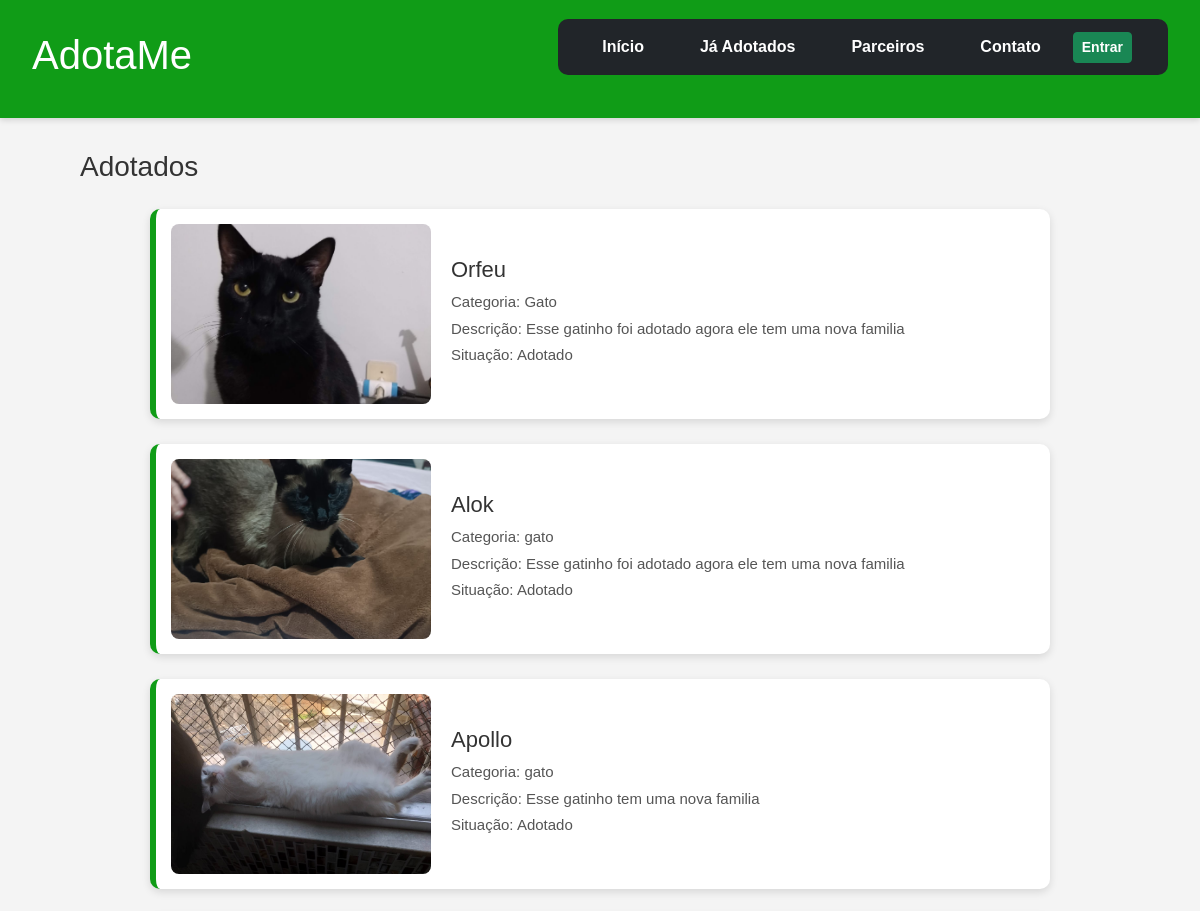
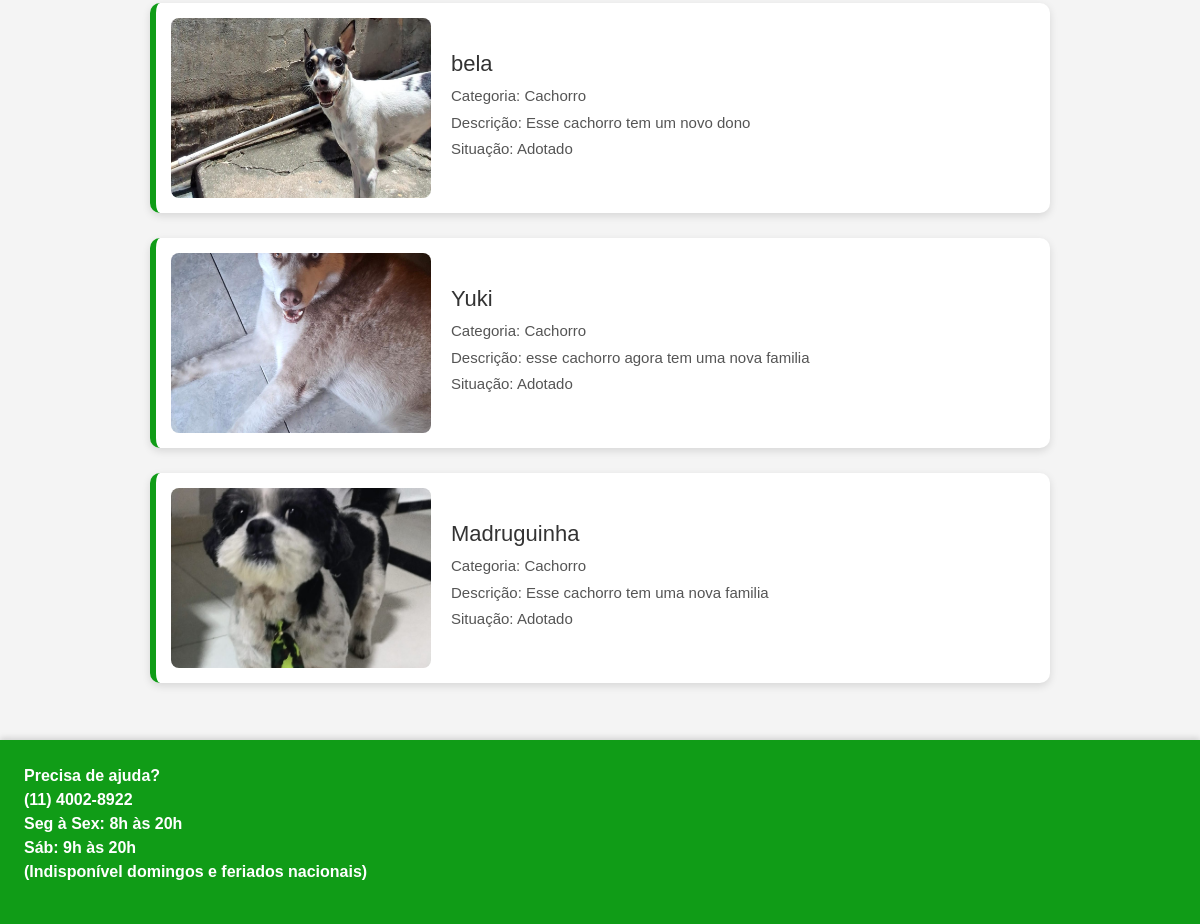
The app's page /adotados/, older data (2 pictures, top to bottom).
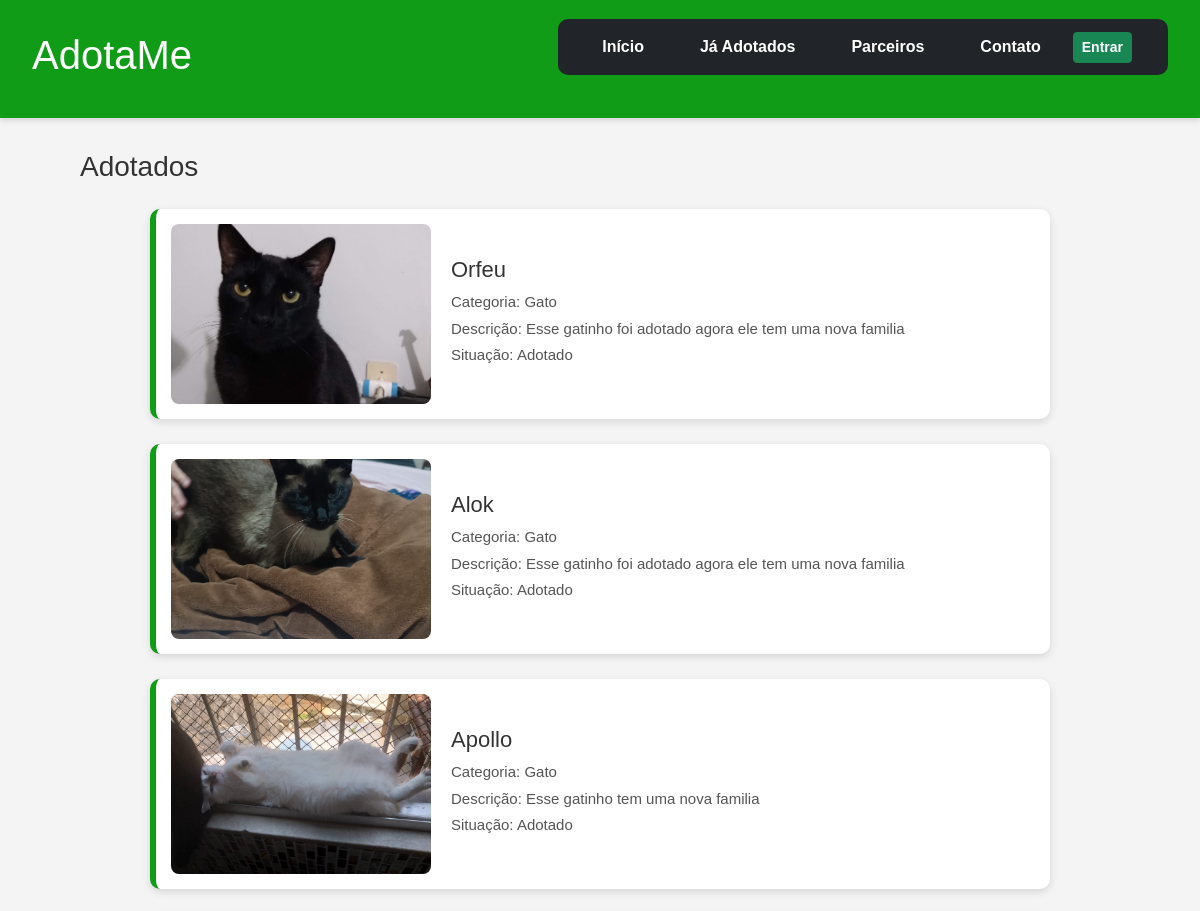
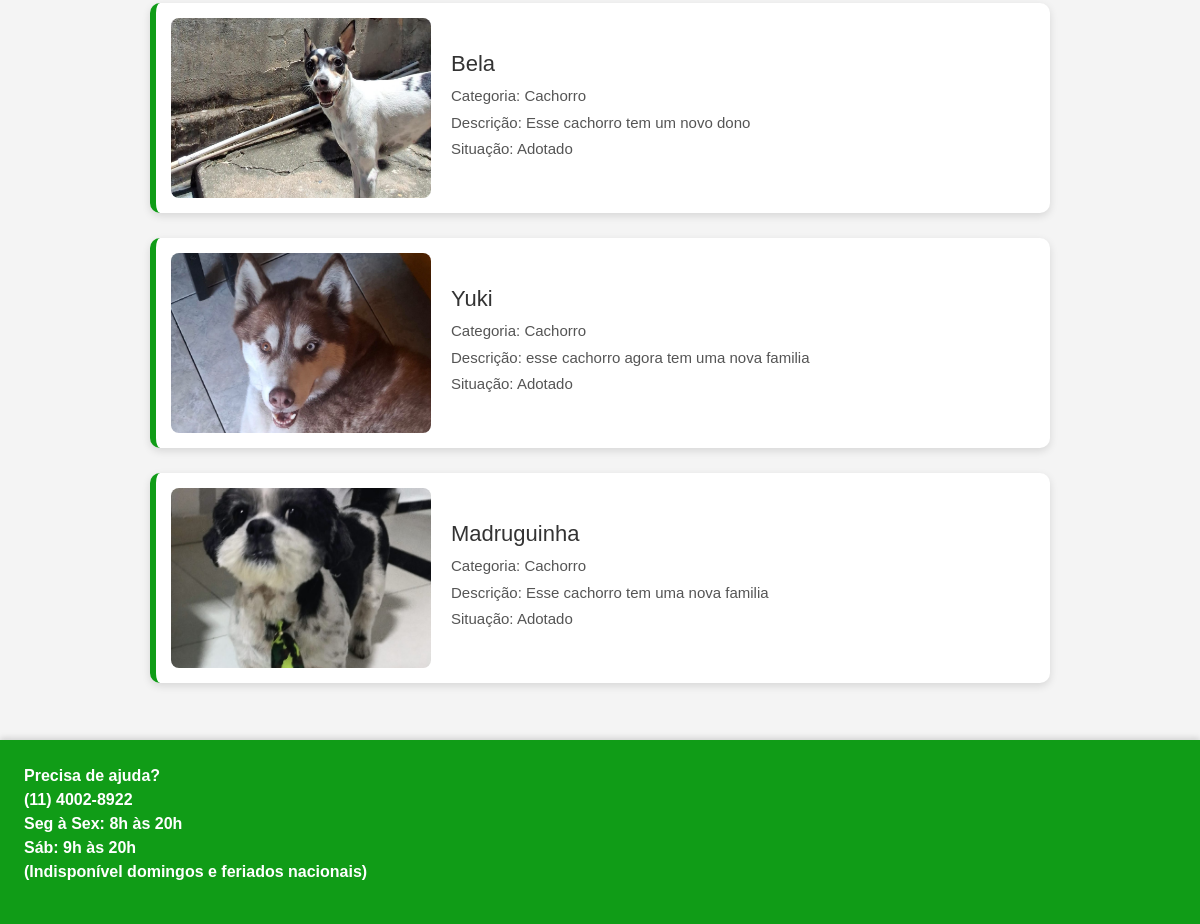
The same page, newer data (2 pictures, top to bottom).
### rh/models.py (models this page shows, shortened)
class Adotados(models.Model):
    foto = models.ImageField(null=True,blank=True)
    nome = models.CharField(max_length=100,null=True,blank=True)
    categoria = models.CharField(max_length=100,null=True,blank=True)
    descricao = models.TextField(max_length=100,null=True,blank=True)
    status = models.BooleanField(default=True)
    class Meta:
        verbose_name = "Adotado"
        verbose_name_plural = "Adotados" # Define o nome plural correto

### rh/views.py (the view)
# urls.py: path('adotados/',views.adotados, name='adotados'),
def adotados(request):
    lista_adotados = Adotados.objects.filter(status=True)
    context = {
        'adotados': lista_adotados
    }
    return render(request, 'adotados.html', context)

### rh/templates/adotados.html (shortened to what this page needs)
{% extends "base.html" %}
{% block content %}
    <h3>Adotados</h3>
    {% for adotado in adotados %}
    <section class="card-adotado">
        {% if adotado.foto.url != null %}
        <img src="{{ adotado.foto.url }}" alt="Foto de {{adotado.nome}}">
        {% else %}
        <img src="/static/images/usuario-sem-imagem.png" alt="Foto padrão de usuário">
        {% endif %}
        <div class="info-adotado">
            <h4>{{adotado.nome}}</h4>
            <p>Categoria: {{adotado.categoria}}</p>
            <p>Descrição: {{adotado.descricao}} </p>
            {% if adotado.status == True %}
                <p>Situação: Adotado</p>
            {% endif %}
        </div>
    </section>
    {% endfor %}
{% endblock %}

Row changes from the older to the newer data that the page shows:
changed Adotados "Alok": categoria "gato" → "Gato"
changed Adotados "Apollo": categoria "gato" → "Gato"
changed Adotados "Esse cachorro tem um novo dono": nome "bela" → "Bela"
changed Adotados "Yuki": foto: a different picture
